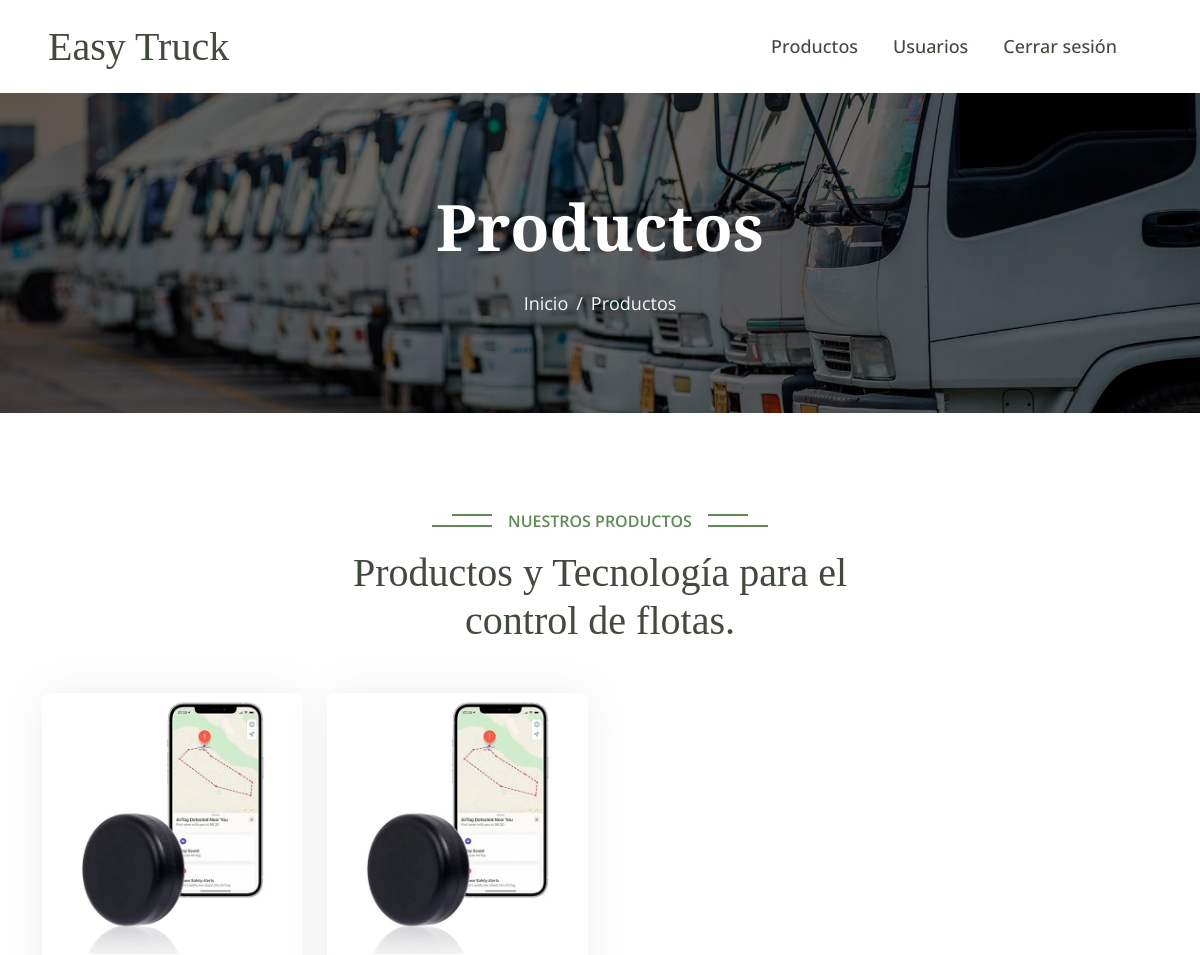
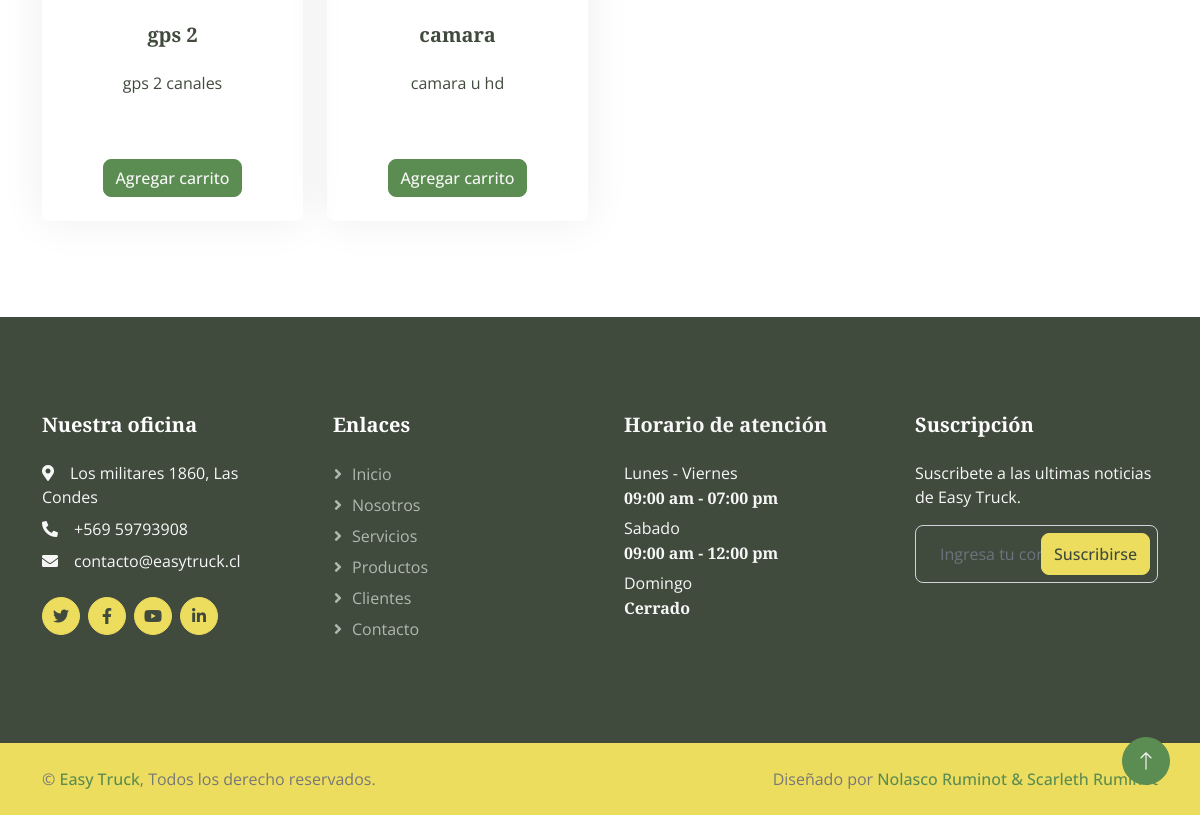
The page /productos/ (signed in) on the database its author committed (2 pictures, top to bottom).
### appEasytruck/models.py (models this page shows, shortened)
class Producto(models.Model):
    productoid = models.AutoField(primary_key=True)
    imagen = models.ImageField(upload_to=generate_unique_filename)  # Usar la función personalizada para nombres únicos
    nombre = models.CharField(max_length=50)
    descripcion = models.TextField(blank=True)
    preciouf = models.CharField(max_length=10)
    stock = models.IntegerField(default=1)
    fechacreacion = models.DateTimeField(auto_now_add=True)
    usuario = models.ForeignKey(User, on_delete=models.CASCADE)

### appEasytruck/views.py (the view)
# urls.py: path('productos/', views.productos, name='productos'),
def productos(request):
    productos = Producto.objects.all()
    return render(request, 'productos.html', {"productos": productos})

### appEasytruck/templates/productos.html (shortened to what this page needs)
{% extends 'base.html' %}
{% load static %}
{% block content %}
<div class="container-fluid page-header py-5 mb-5 wow fadeIn" data-wow-delay="0.1s">
    <div class="container text-center py-5">
        <h1 class="display-3 text-white mb-4 animated slideInDown">Productos</h1>
        <nav aria-label="breadcrumb animated slideInDown">
            <ol class="breadcrumb justify-content-center mb-0">
                <li class="breadcrumb-item"><a href="{% url 'index' %}">Inicio</a></li>
                <li class="breadcrumb-item active" aria-current="page">Productos</li>
            </ol>
        </nav>
    </div>
</div>
<div class="container-xxl py-5">
    <div class="container">
        <div class="text-center mx-auto wow fadeInUp" data-wow-delay="0.1s" style="max-width: 500px;">
            <p class="section-title bg-white text-center text-primary px-3">Nuestros productos</p>
            <h1 class="mb-5">Productos y Tecnología para el control de flotas. </h1>
        </div>
        <div class="row gx-4">
            {% for producto in productos %}
            <div class="col-md-6 col-lg-4 col-xl-3 wow fadeInUp" data-wow-delay="0.1s">
                <div class="product-item" data-uf-multiplier="15">
                    <div class="position-relative">
                        <img class="img-fluid" src="{% static 'img/product-1.jpg' %}" alt="">
                    </div>
                    <div class="text-center p-4">
                        <a class="d-block h5 mb-4" href="">{{ producto.nombre }}</a>
                        <p>{{ producto.descripcion }}</p>
                        <br>
                        <br>
                        <a href="{% url 'carrito' %}">
                            <button class="btn btn-primary">Agregar carrito</button>
                        </a>
                    </div>
                </div>
            </div>
            {% endfor %}
        </div>
    </div>
</div>
{% endblock %}

### appEasytruck/static/css/style.css (style rules this page uses)
:root { --primary: #5B8C51; --secondary: #EDDD5E; --light: #F7F7F7; --dark: #404A3D; }
h1 { color:#404A3D; font-weight: 400; }
p { color:#404A3D; font-weight: 400; }
.btn { transition: .5s; font-weight: 500; }
.btn-primary, .btn-outline-primary:hover { color: var(--light); }
.page-header { background: url(../img/banner.jpg) center center no-repeat; background-size: cover; }
.page-header .breadcrumb-item+.breadcrumb-item::before { color: var(--light); }
.page-header .breadcrumb-item, .page-header .breadcrumb-item a { font-size: 18px; color: var(--light); }
.section-title { position: relative; display: inline-block; text-transform: uppercase; font-weight: 600; }
.section-title::before { position: absolute; content: ""; width: calc(100% + 80px); height: 2px; top: 5px; left: -40px; background: var(--primary); z-index: -1; }
.section-title::after { position: absolute; content: ""; width: calc(100% + 120px); height: 2px; bottom: 6px; left: -60px; background: var(--primary); z-index: -1; }
.product-item { position: relative; border-radius: 8px; overflow: hidden; box-shadow: 0 0 45px rgba(0, 0, 0, .07); }

### rows shown on the page
Producto: nombre "gps 2", descripcion "gps 2 canales"
Producto: nombre "camara", descripcion "camara u hd"
